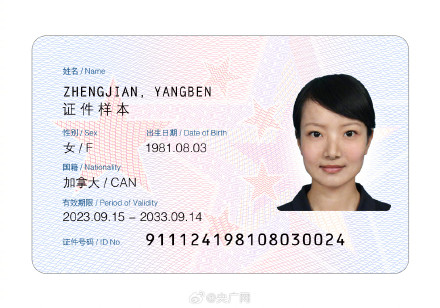
#> input picture OpenCV/images/shenfen03.jpg, 440 x 308 px, found by its file name
$ python '05-图像的形态学操作.py'
#> lines starting #> are read from the running program, lines starting #| are printed output that depends on the picture
import cv2
import numpy as np

def test01():
    """腐蚀"""
    # 读取图像
    img = cv2.imread("../../images/shenfen03.jpg")
    # 定义结构元素
    kernel = np.ones((3, 3), np.uint8)
    # 执行腐蚀操作
    eroded = cv2.erode(img, kernel=kernel, iterations=3)
    # 显示结果
    cv2.imshow('Original Image', img)
    cv2.imshow('Eroded Image', eroded)
    cv2.waitKey(0)
    cv2.destroyAllWindows()

def test02():
    """膨胀"""
    # 读取图像
    img = cv2.imread("../../images/shenfen03.jpg")
#> img is the input picture: shape (308, 440, 3); mean B, G, R 233.6, 230.9, 234.6
    # 定义结构元素
    kernel = np.ones((5, 5), np.uint8)
    # 执行膨胀操作
    eroded = cv2.dilate(img, kernel, iterations=3)
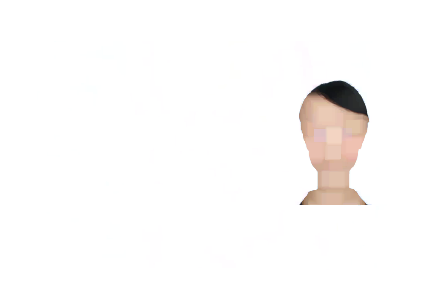
#> eroded: shape (308, 440, 3); mean B, G, R 249.7, 250.4, 251.8
    # 显示结果
    cv2.imshow('Original Image', img)
    cv2.imshow('Eroded Image', eroded)
    cv2.waitKey(0)
    cv2.destroyAllWindows()
# 开运算
# 闭运算
# 梯度
# 顶帽
# 黑帽
if __name__ == '__main__':
    # test01()    # 腐蚀
    test02()    # 膨胀

$ run again, with OpenCV/images/1.jpg copied over OpenCV/images/shenfen03.jpg
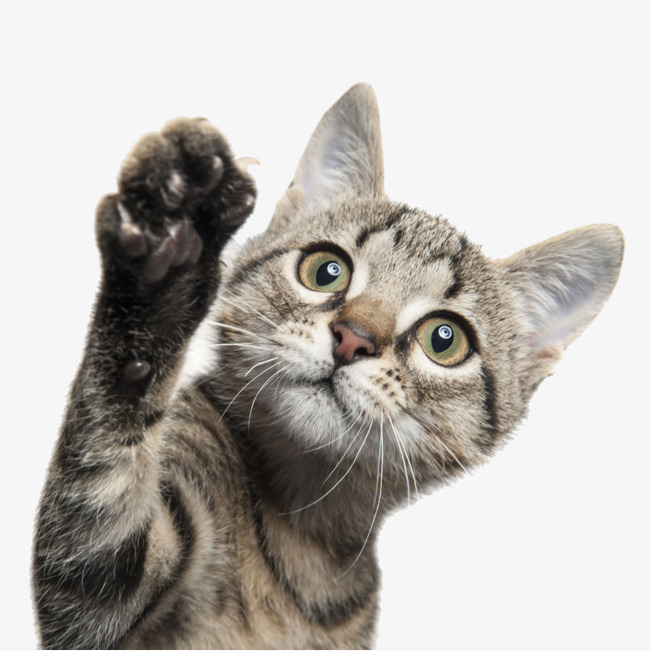
#> input picture OpenCV/images/1.jpg, 650 x 651 px, found by its file name
#> in test02, img is the input picture: shape (651, 650, 3); mean B, G, R 178.1, 182.9, 186.6
#> in test02, `eroded = cv2.dilate(img, kernel, iterations=3)`:
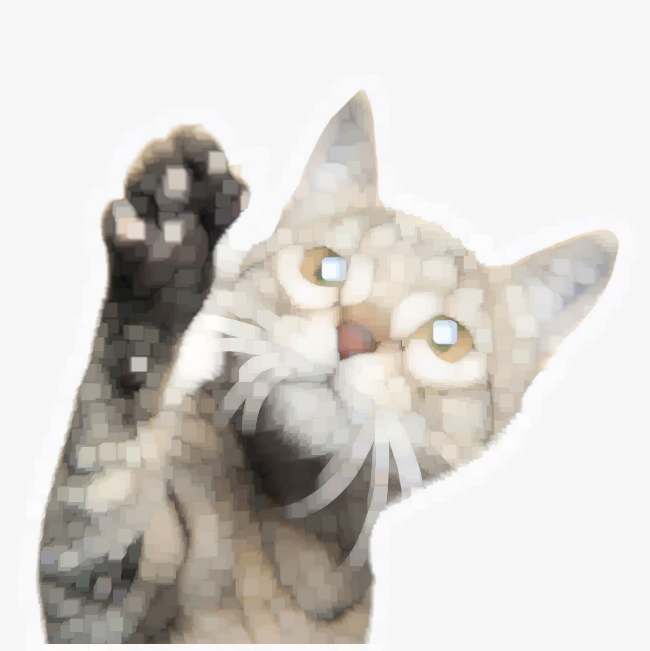
#> eroded: shape (651, 650, 3); mean B, G, R 204.4, 208.9, 212.2
